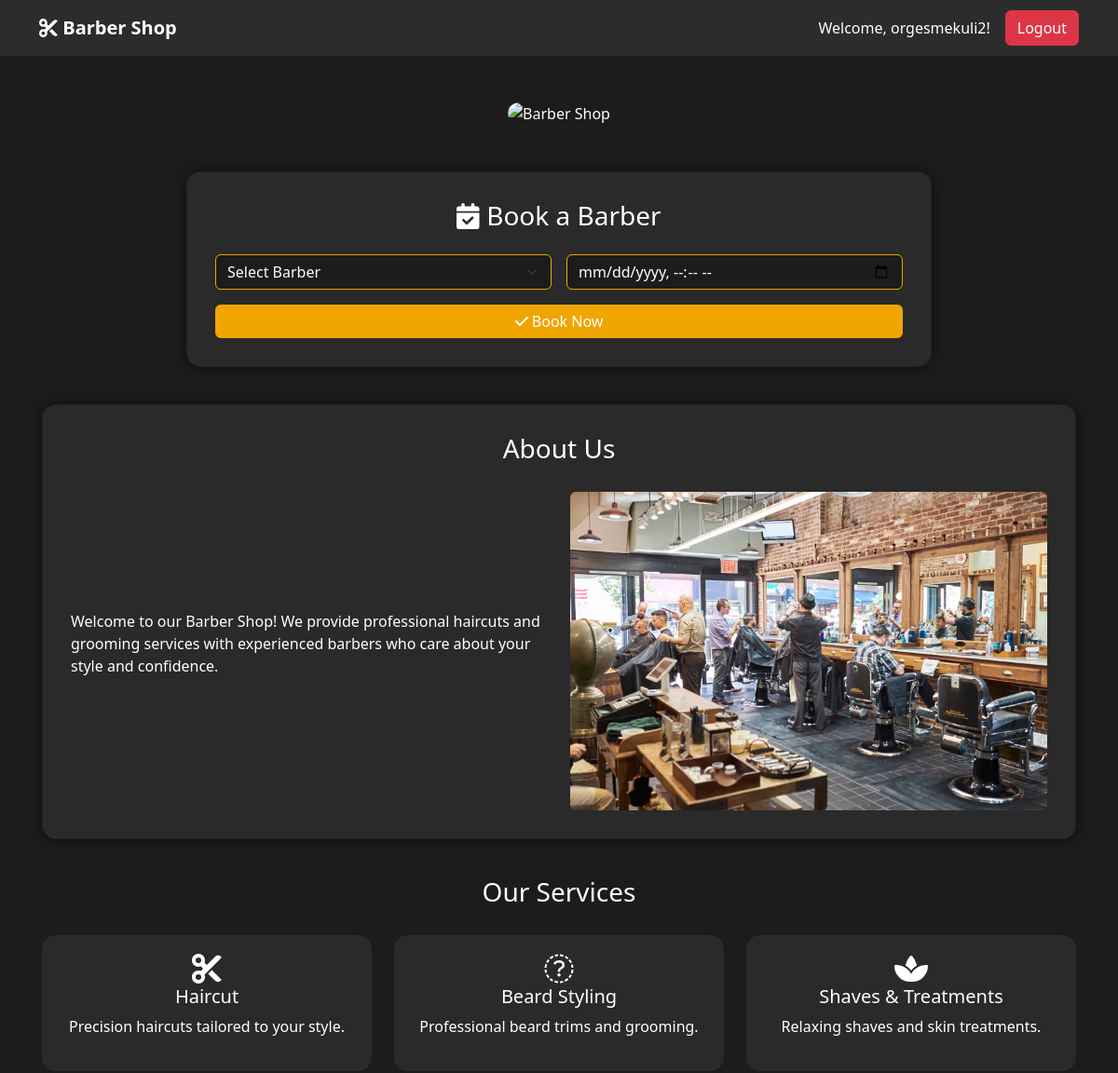
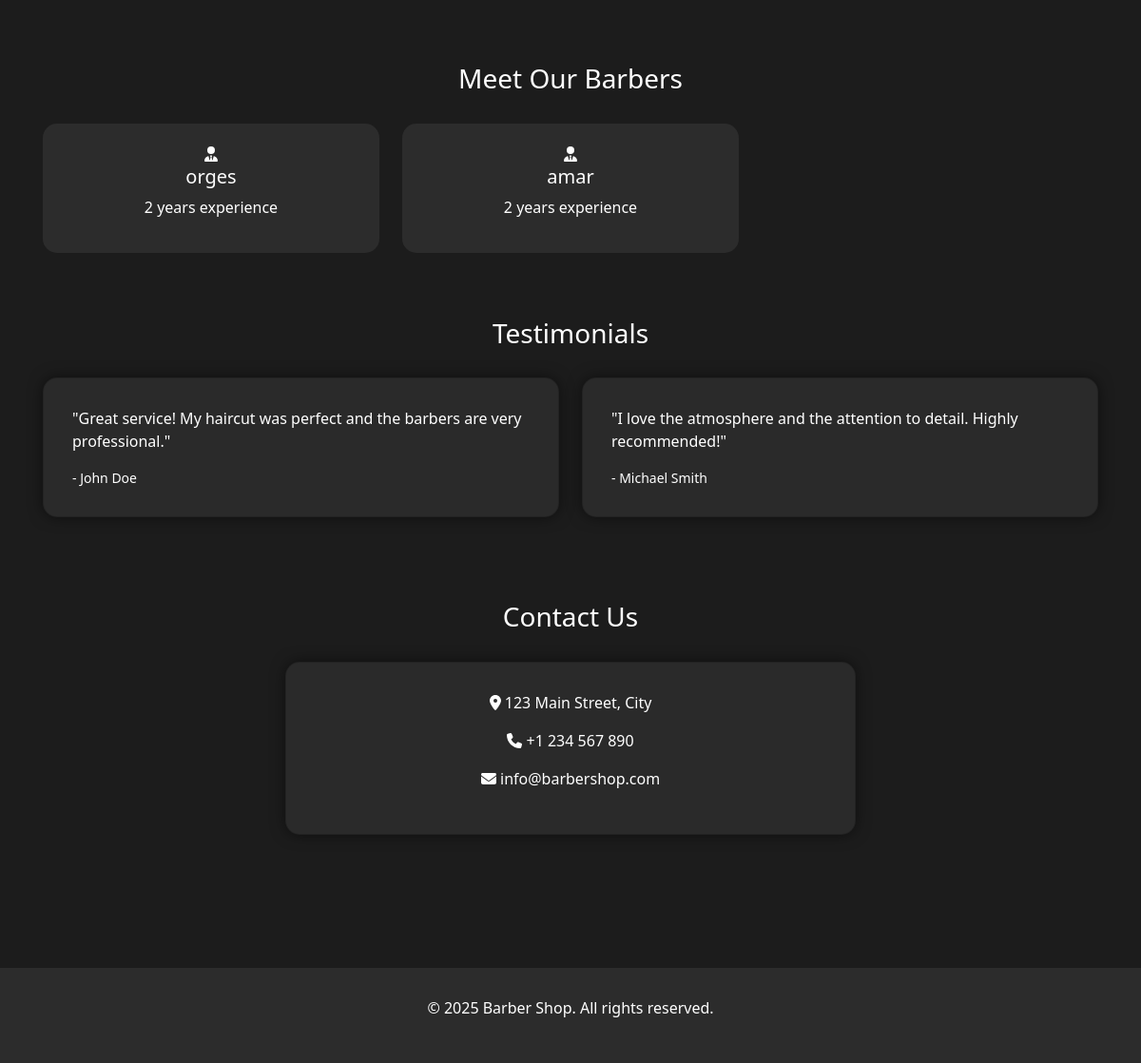
The page /home.php (signed in) on the database its author committed (2 pictures, top to bottom).
### tables this page shows
CREATE TABLE `barbers` (
  `id` int(11) NOT NULL,
  `name` varchar(100) NOT NULL,
  `experience` int(11) DEFAULT 0,
  `created_at` timestamp NOT NULL DEFAULT current_timestamp()
);

### home.php (the view, shortened to what this page needs)
<?php
require "config.php";
?>
<!DOCTYPE html>
<html lang="en">
<head>
<link href="https://cdn.jsdelivr.net/npm/bootstrap@5.3.0/dist/css/bootstrap.min.css" rel="stylesheet">
<link href="https://cdnjs.cloudflare.com/ajax/libs/font-awesome/6.4.0/css/all.min.css" rel="stylesheet">
</head>
<body>
<nav class="navbar navbar-expand-lg navbar-custom">
  <div class="container">
    <a class="navbar-brand" href="#"><i class="fas fa-cut"></i> Barber Shop</a>
    <div class="collapse navbar-collapse">
      <ul class="navbar-nav ms-auto align-items-center">
        <li class="nav-item"><span class="nav-link">Welcome, <?php echo htmlspecialchars($_SESSION["username"]); ?>!</span></li>
        <li class="nav-item"><a href="logout.php" class="btn btn-danger ms-2">Logout</a></li>
      </ul>
    </div>
  </div>
</nav>
<div class="container container-home">
    <div class="text-center">
        <img src="images/img.jpg" alt="Barber Shop" class="banner-img">
    </div>
    <div class="card card-custom mx-auto" style="max-width: 800px;">
        <h3 class="mb-4 text-center"><i class="fas fa-calendar-check"></i> Book a Barber</h3>
        <form method="POST" class="row g-3">
            <div class="col-md-6">
                <select name="barber_id" class="form-select" required>
                    <option value="">Select Barber</option>
                </select>
            </div>
            <div class="col-md-6">
                <input type="datetime-local" name="booking_date" class="form-control" required>
            </div>
            <div class="col-12">
                <button type="submit" name="book" class="btn btn-success w-100"><i class="fas fa-check"></i> Book Now</button>
            </div>
        </form>
    </div>
    <div class="card card-custom mx-auto">
        <h3 class="section-title">About Us</h3>
        <div class="row align-items-center">
            <div class="col-md-6">
                <p>Welcome to our Barber Shop! We provide professional haircuts and grooming services with experienced barbers who care about your style and confidence.</p>
            </div>
            <div class="col-md-6">
                <img src="images/img.jpg2.avif" class="img-fluid rounded" alt="About Us">
            </div>
        </div>
    </div>
    <h3 class="section-title">Our Services</h3>
    <div class="row">
        <div class="col-md-4">
            <div class="service-card">
                <i class="fas fa-cut fa-2x"></i>
                <h5>Haircut</h5>
                <p>Precision haircuts tailored to your style.</p>
            </div>
        </div>
        <div class="col-md-4">
            <div class="service-card">
                <i class="fas fa-beard fa-2x"></i>
                <h5>Beard Styling</h5>
                <p>Professional beard trims and grooming.</p>
            </div>
        </div>
        <div class="col-md-4">
            <div class="service-card">
                <i class="fas fa-spa fa-2x"></i>
                <h5>Shaves & Treatments</h5>
                <p>Relaxing shaves and skin treatments.</p>
            </div>
        </div>
    </div>
    <h3 class="section-title mt-5">Meet Our Barbers</h3>
    <div class="row">
        <?php
        $barbers_list = $conn->query("SELECT * FROM barbers");
        while($barber = $barbers_list->fetch_assoc()):
        ?>
        <div class="col-md-4">
            <div class="barber-card">
                <i class="fas fa-user-tie"></i>
                <h5><?php echo htmlspecialchars($barber['name']); ?></h5>
                <p><?php echo $barber['experience']; ?> years experience</p>
            </div>
        </div>
        <?php endwhile; ?>
    </div>
    <h3 class="section-title mt-5">Testimonials</h3>
    <div class="row">
        <div class="col-md-6">
            <div class="card card-custom">
                <p>"Great service! My haircut was perfect and the barbers are very professional."</p>
                <small>- John Doe</small>
            </div>
        </div>
        <div class="col-md-6">
            <div class="card card-custom">
                <p>"I love the atmosphere and the attention to detail. Highly recommended!"</p>
                <small>- Michael Smith</small>
            </div>
        </div>
    </div>
    <h3 class="section-title mt-5">Contact Us</h3>
    <div class="card card-custom mx-auto" style="max-width: 600px; text-align:center;">
        <p><i class="fas fa-map-marker-alt"></i> 123 Main Street, City</p>
        <p><i class="fas fa-phone"></i> +1 234 567 890</p>
        <p><i class="fas fa-envelope"></i> info@barbershop.com</p>
    </div>
</div>
<footer>
    <p>&copy; <?php echo date("Y"); ?> Barber Shop. All rights reserved.</p>
</footer>
</body>
</html>

### home.php (style rules this page uses)
body { background: #1c1c1c; color: #fff; font-family: 'Segoe UI', Tahoma, Geneva, Verdana, sans-serif; }
.navbar-custom { background-color: #2c2c2c; padding: 10px 20px; }
.navbar-custom .navbar-brand { font-weight: bold; color: #f0a500; }
.navbar-custom .nav-link { color: #fff !important; margin-left: 15px; }
.container-home { padding: 50px 15px; }
.card-custom { background-color: #2a2a2a; border-radius: 15px; padding: 30px; box-shadow: 0 0 15px rgba(0,0,0,0.5); margin-bottom: 40px; color: #fff; }
input, select, option { background-color: #1c1c1c !important; color: #fff !important; border: 1px solid #f0a500 !important; }
input::placeholder { color: rgba(255,255,255,0.8) !important; }
button.btn-success { background-color: #f0a500; border: none; }
.barber-card { background-color: #2c2c2c; border-radius: 15px; padding: 20px; margin-bottom: 20px; text-align: center; transition: transform 0.3s; color: #fff; }
.section-title { color: #f0a500; margin-bottom: 30px; text-align: center; }
.service-card { background-color: #2a2a2a; padding: 20px; border-radius: 15px; margin-bottom: 20px; text-align: center; transition: transform 0.3s; color: #fff; }
footer { background-color: #2c2c2c; padding: 30px 15px; text-align: center; margin-top: 50px; color: #fff; }
body, p, h1, h2, h3, h4, h5, h6, span, small, a, li { color: #fff !important; }
.banner-img { width: 100%; max-height: 400px; object-fit: cover; border-radius: 15px; margin-bottom: 50px; }

### rows shown on the page
barbers: name "orges", experience "2"
barbers: name "amar", experience "2"

### other values the page prints
$_SESSION["username"] "orgesmekuli2"
